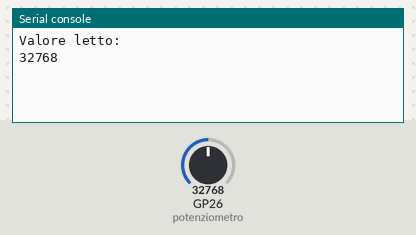
A program run on a simulated Raspberry Pi Pico running MicroPython. Shown: the last lines printed to the serial console. The inputs (shaded band) are chosen by the test bench; at power-on: GP26 (potenziometro) = 32768 (analog values on the 0–65535 scale).

Above: at 1.2 s.
1.3 s: GP26 (potenziometro) set to 45874
At 3.0 s:
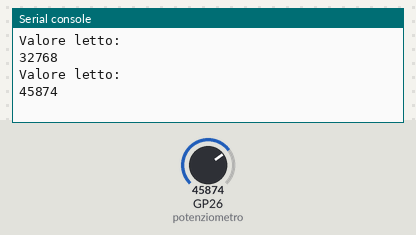
4.0 s: GP26 (potenziometro) set to 57670
At 4.6 s:
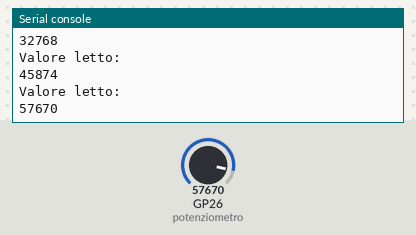
Timing chart, 0 to 7.0 s (numbered marks = the images above; inputs shaded):
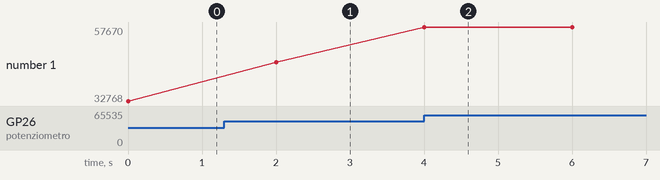

The program:

potenziometro.py
```python
""" Lorenzo Neri - Elettronica Open Source
"""

# importo i pacchetti necessari
import machine
import utime

# imposto il pin a cui è collegato il potenziometro
potenziometro = machine.ADC(26)


while True:
    print("Valore letto:")
    # eseguo una lettura ogni due secondo del potenziometro
    print(potenziometro.read_u16())
    utime.sleep(2)
```

Measured:
- after the input at 1.3 s, the serial console: prints a new line after 0.70 s (image 1)
- after the input at 4.0 s, the serial console: prints a new line at once (image 2)
- plotted number 1: 32768 → 45874 after the input at 1.3 s, 45874 → 57670 after the input at 4.0 s
